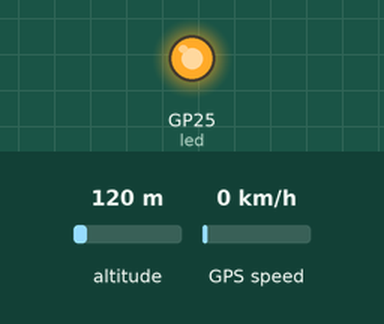
Recording of a program running on a simulated Raspberry Pi Pico running CircuitPython. On the bench: output pins drawn as LEDs (lit = HIGH). The inputs (shaded band) are chosen by the test bench; at power-on: GPS speed 0 km/h, altitude 120 m. Files the program writes start out absent; the GPS gets a fix after 3 s at 37.7749, -122.4194 with 8 satellites; what the program prints to the serial console is not drawn.

Above: at 0.1 s.
At 10.4 s:
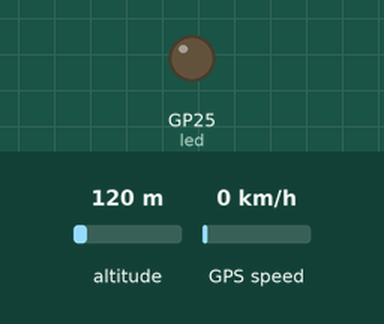
10.5 s: GPS speed set to 30 km/h
Timing chart, 0 to 13.5 s (numbered marks = the images above; inputs shaded):
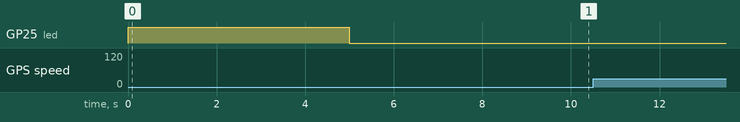

Measured:
- after the input at 10.5 s, every drawn part: stays the same

The program:

Test_All.py
```python
import busio
import time
import board
import digitalio
import adafruit_bno055
import adafruit_gps
import sdcardio
import storage
import os

# test bootup
led = digitalio.DigitalInOut(board.LED)
led.direction = digitalio.Direction.OUTPUT
led.value = True
time.sleep(5)
led.value = False
time.sleep(.250)

# Set up I2C
I2C_SCL = board.GP3
I2C_SDA = board.GP2
I2C = busio.I2C(I2C_SCL, I2C_SDA)

# Set up IMU
IMU = adafruit_bno055.BNO055_I2C(I2C, address=0x28)

# Set up GPS
GPS = adafruit_gps.GPS_GtopI2C(I2C, address=0x10)
# Turn on the basic GGA and RMC info (what you typically want)
GPS.send_command(b"PMTK314,0,1,0,1,0,0,0,0,0,0,0,0,0,0,0,0,0,0,0")

# Set up Radio
radio_tx = board.GP0
radio_rx = board.GP1
radio = busio.UART(radio_tx, radio_rx, baudrate=9600)

# initializes sd card and its form of storage
spi = busio.SPI(clock=board.GP10, MOSI=board.GP11, MISO=board.GP12)
cs = board.GP13
sd = sdcardio.SDCard(spi, cs)
vfs = storage.VfsFat(sd)
storage.mount(vfs, '/sd')

timestamp = time.monotonic()
while True:
    if radio.in_waiting > 0:
        radio_data = radio.read()
        print(radio_data)

        GPS_data = GPS.read(32)  # read up to 32 bytes

        if "on" in radio_data:
            led.value = True
            time.sleep(0.5)

            # LED function
            print("LED on \n")
            radio.write("LED on \n".encode())

            # IMU function
            print("Temp: {}".format(IMU.temperature))
            radio.write("Temp: {} \n".format(IMU.temperature) .encode())
            time.sleep(0.1)

            # GPS function

            if GPS_data is not None:
                # convert bytearray to string
                data_string = ''.join([chr(b) for b in GPS_data])
                print(data_string, end="")
                radio.write("GPS: {}\n" .format(data_string).encode())

        elif "off" in radio_data:
            led.value = False
            time.sleep(0.5)
            print("LED off \n")
            radio.write("LED off \n".encode())
            # Write your code here :-)
```
